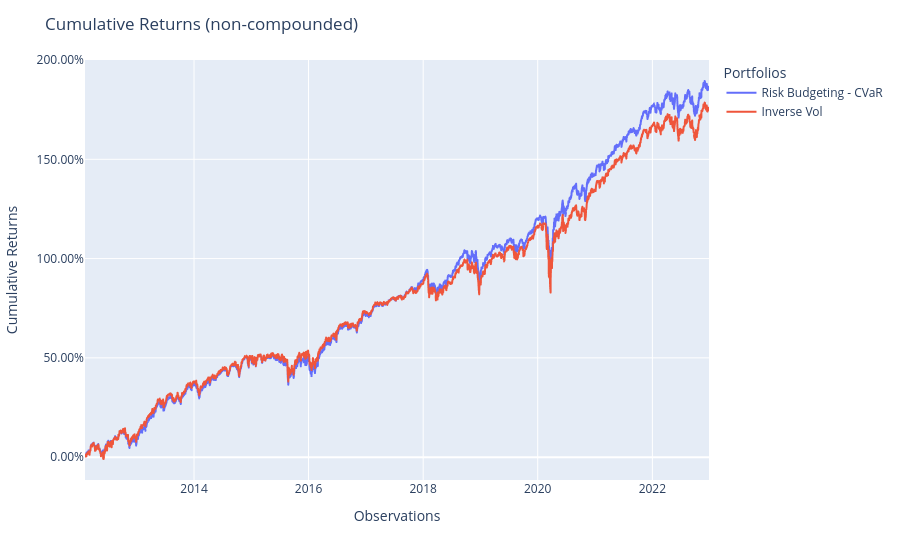

The notebook cell this image was saved under:
### Code cell
fig = population.plot_cumulative_returns()
show(fig)

### Figure 1 — Plotly figure (JSON) as saved in the notebook; plotly's stock layout.template omitted (floating-point values rounded to 4 significant figures; data arrays with more than 128 entries replaced by an {"elided": "..."} marker saying what was removed)
{"data": [{"hovertemplate": "variable=Risk Budgeting - CVaR<br>index=%{x}<br>value=%{y}<extra></extra>", "legendgroup": "Risk Budgeting - CVaR", "line": {"color": "#636efa", "dash": "solid"}, "marker": {"symbol": "circle"}, "mode": "lines", "name": "Risk Budgeting - CVaR", "showlegend": true, "type": "scattergl", "x": {"elided": "2743 str values"}, "xaxis": "x", "y": {"elided": "2743 float values"}, "yaxis": "y"}, {"hovertemplate": "variable=Inverse Vol<br>index=%{x}<br>value=%{y}<extra></extra>", "legendgroup": "Inverse Vol", "line": {"color": "#EF553B", "dash": "solid"}, "marker": {"symbol": "circle"}, "mode": "lines", "name": "Inverse Vol", "showlegend": true, "type": "scattergl", "x": {"elided": "2743 str values"}, "xaxis": "x", "y": {"elided": "2743 float values"}, "yaxis": "y"}], "layout": {"legend": {"title": {"text": "Portfolios"}, "tracegroupgap": 0}, "margin": {"t": 60}, "title": {"text": "Cumulative Returns (non-compounded)"}, "xaxis": {"anchor": "y", "domain": [0, 1], "title": {"text": "Observations"}}, "yaxis": {"anchor": "x", "domain": [0, 1], "tickformat": ".2%", "title": {"text": "Cumulative Returns"}}}}
